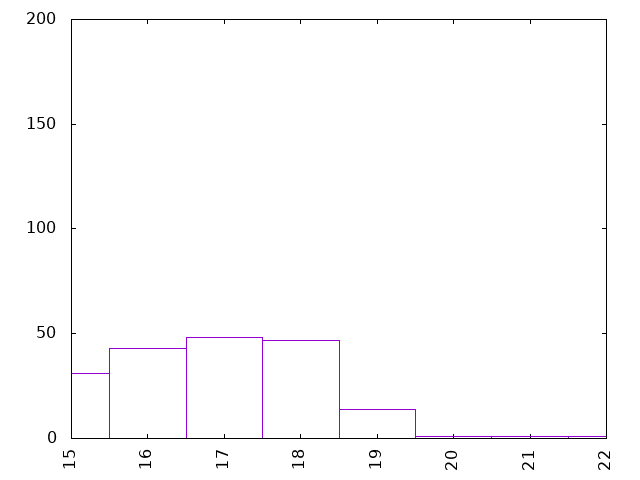

Here is the gnuplot script that generated this plot:
set term png
set out "0-10age.png"
set key off
set xtics rotate
set yrange[0:200]

plot '0-10age.dat' using 1:xticlabel(2) with boxes
